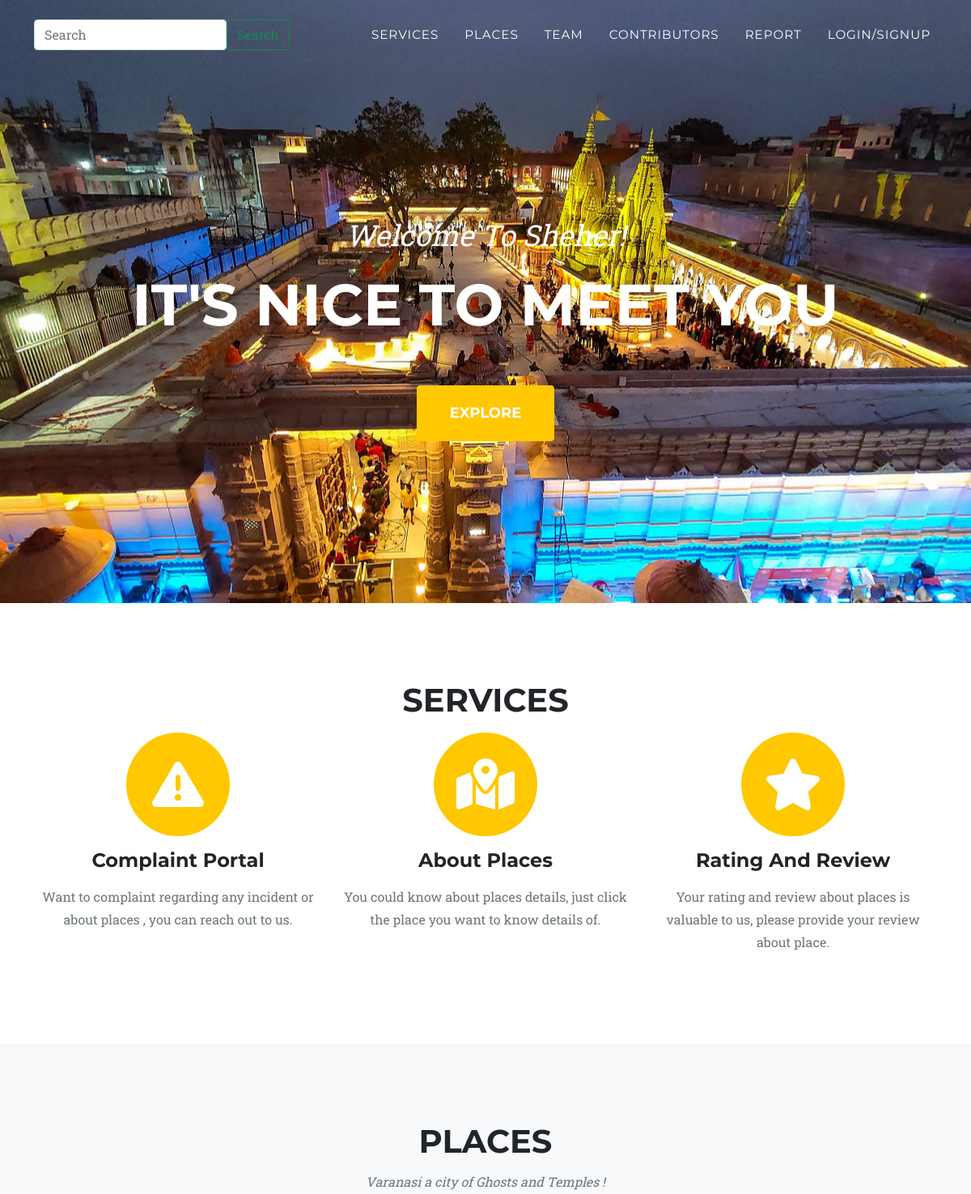
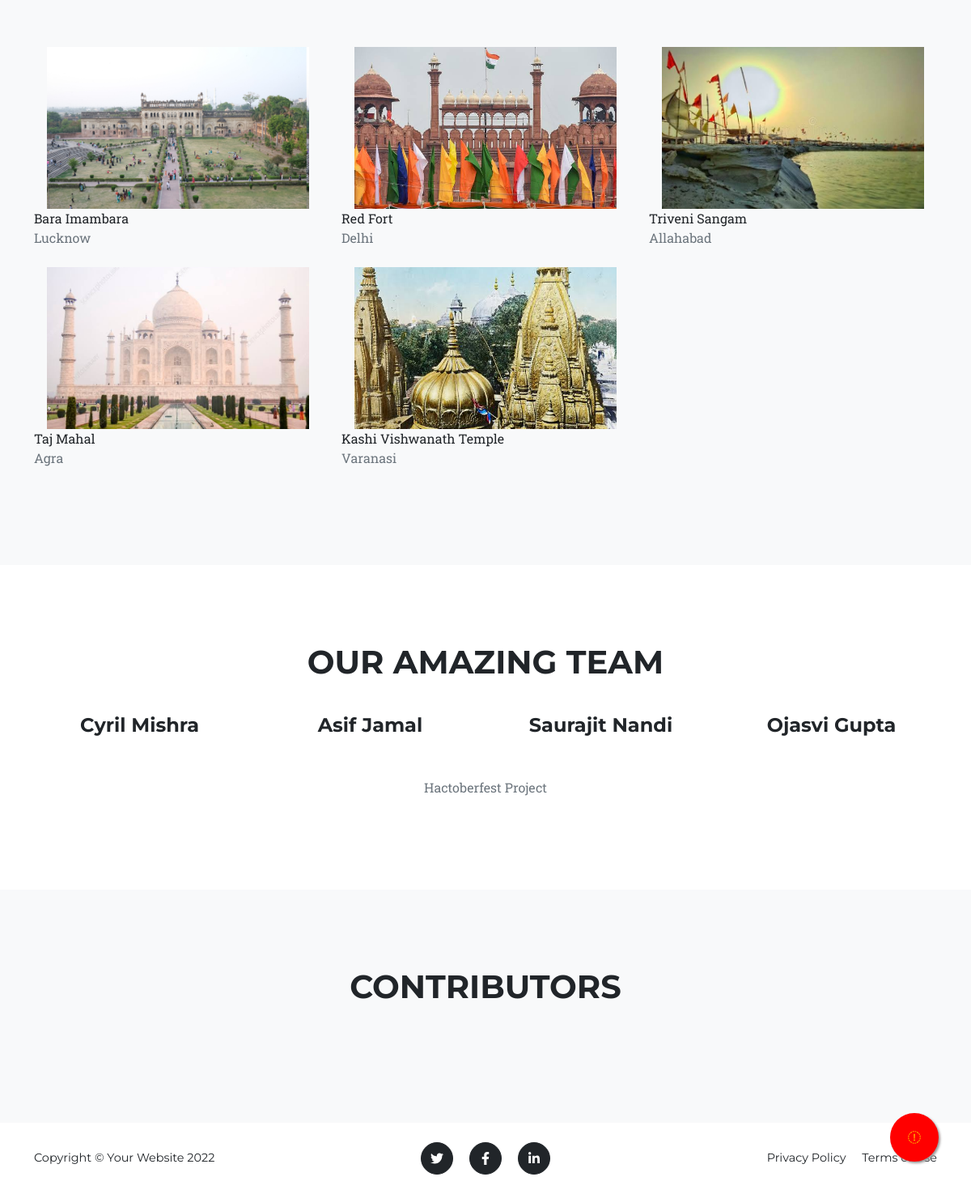
The page / on the database its author committed (2 pictures, top to bottom).
### Places/models.py (models this page shows, shortened)
class PlacesDetails(models.Model):#post
    name=models.CharField(max_length=255,blank=False)
    city=models.CharField(max_length=20,blank=False)
    address=models.CharField(max_length=255,blank=False)
    picture=models.ImageField(null=True,blank=True,upload_to="images/Places/profile")
    visiting_time=models.CharField(max_length=20,null=True,blank=True)
    day_open=models.CharField(max_length=255,null=True,blank=True)
    fees=models.IntegerField(null=True,blank=True)
    month_to_visit=models.CharField(max_length=20,null=True,blank=True)
    population_density=models.IntegerField(null=True, blank=True)
    avg_age=models.IntegerField(null=True,blank=True)
    avg_income=models.IntegerField(null=True,blank=True)
    police_station_count=models.IntegerField(null=True,blank=True)
    petroling_vans=models.IntegerField(null=True,blank=True)
    morality_level=models.IntegerField(null=True,blank=True)

### home/views.py (the view, shortened to what this page needs)
# urls.py: path('',views.homepage, name = "home"),
def homepage(request):
    all_places = PlacesDetails.objects.all()
    data = {
        'places': all_places,
        'status': '0',
    }
    return render(request, 'index.html', context=data)

### templates/index.html (shortened to what this page needs)
{% load static %}
{% load index %}
<!DOCTYPE html>
<html lang="en">
    <head>
        <link href="{% static "css/styles.css"%}" rel="stylesheet" />
        <link href="https://cdn.jsdelivr.net/gh/bbbootstrap/libraries@main/smart_wizard.min.css" rel="stylesheet" type="text/css" />
        <link href="https://cdn.jsdelivr.net/gh/bbbootstrap/libraries@main/smart_wizard_theme_arrows.min.css" rel="stylesheet" type="text/css" />
    </head>
    <body id="page-top">
        <nav class="navbar navbar-expand-lg navbar-dark fixed-top" id="mainNav">
            <div class="container">
              <form class="d-flex" action="{% url 'search' %}" method="post">
                  <input class="form-control mr-2" type="search" placeholder="Search" name="search_field" aria-label="Search">
                  <button class="btn btn-outline-success" type="submit">Search</button>
              </form>
                <div class="collapse navbar-collapse" id="navbarResponsive">
                    <ul class="navbar-nav text-uppercase ms-auto py-4 py-lg-0">
                        <li class="nav-item"><a class="nav-link" href="#services">Services</a></li>
                        <li class="nav-item"><a class="nav-link" href="#places">Places</a></li>
                        <li class="nav-item"><a class="nav-link" href="#team">Team</a></li>
                        <li class="nav-item"><a class="nav-link" href="#contributors">Contributors</a></li>
                        <li class="nav-item"><a class="nav-link" href="{% url 'report' %}">Report</a></li>
                        {% if status == '1' %}
                            <li class="nav-item"><a class="nav-link" data-toggle="modal" href="{% url 'safety_check' %}">Safety Check</a></li>
                            <li class="nav-item"><a class="nav-link" href="{% url 'profile' %}">{{ user.email }}</a></li>
                            <li class="nav-item"><a class="nav-link" data-toggle="modal" href="{% url 'user_logout' %}">Log out</a></li>
                        {% else %}
                            <li class="nav-item"><a class="nav-link" data-toggle="modal" data-target="#login_signup" href="{% url 'register' %}">Login/Signup</a></li>
                        {% endif %}
                    </ul>
                </div>
            </div>
        </nav>
        <a href="/Visitor/SOS" class="sos position-fixed rounded-circle d-flex justify-content-center align-items-center">
            <i class="fa fa-commenting-lg"></i>
        </a>
        <header class="masthead">
            <div class="container">
                <div class="masthead-subheading">Welcome To Sheher!</div>
                <div class="masthead-heading text-uppercase">It's Nice To Meet You</div>
                <a class="btn btn-primary btn-xl text-uppercase" href="#services">Explore</a>
            </div>
        </header>
        <section class="page-section" id="services">
            <div class="container">
                <div class="text-center">
                    <h2 class="section-heading text-uppercase">Services</h2>
                </div>
                <div class="row text-center">
                    <div class="col-md-4">
                        <span class="fa-stack fa-4x">
                            <i class="fas fa-circle fa-stack-2x text-primary"></i>
                            <i class="fas fa-exclamation-triangle fa-stack-1x fa-inverse"></i>
                        </span>
                        <h4 class="my-3">Complaint Portal</h4>
                        <p class="text-muted">Want to complaint regarding any incident or about places , you can reach out to us.</p>
                    </div>
                    <div class="col-md-4">
                        <span class="fa-stack fa-4x">
                            <i class="fas fa-circle fa-stack-2x text-primary"></i>
                            <i class="fas fa-map-location-dot fa-stack-1x fa-inverse"></i>
                        </span>
                        <h4 class="my-3">About Places</h4>
                        <p class="text-muted">You could know about places details, just click the place you want to know details of. </p>
                    </div>
                    <div class="col-md-4">
                        <span class="fa-stack fa-4x">
                            <i class="fas fa-circle fa-stack-2x text-primary"></i>
                            <i class="fas fa-star fa-stack-1x fa-inverse"></i>
                        </span>
                        <h4 class="my-3">Rating And Review</h4>
                        <p class="text-muted">Your rating and review about places is valuable to us, please provide your review about place.</p>
                    </div>
                </div>
            </div>
        </section>
        <section class="page-section bg-light" id="places">
            <div class="container">
                <div class="text-center">
                    <h2 class="section-heading text-uppercase">Places</h2>
                    <h3 class="section-subheading text-muted">Varanasi a city of Ghosts and Temples !</h3>
                </div>
                <div class="row">
                    {% for p in places %}
                    <div class="col-lg-4 col-sm-6 mb-4">
                        <div class="portfolio-item">
                            <a class="portfolio-link" data-bs-toggle="modal" href="#portfolioModal{{ p.pk }}">
                                <div class="place_image w-100 px-3">
                                                        <img class="w-100" src="/media/{{ p.picture }}">
                                                    </div></a>
                            <div class="portfolio-caption">
                                <div class="portfolio-caption-heading">{{ p.name }}</div>
                                <div class="portfolio-caption-subheading text-muted">{{ p.city }}</div>
                            </div>
                        </div>
                    </div>
                    {% endfor %}
                </div>
            </div>
        </section>
        <section class="page-section" id="team">
            <div class="container">
                <div class="text-center">
                    <h2 class="section-heading text-uppercase">Our Amazing Team</h2>
                </div>
                <div class="row">
                    <div class="col-lg-3">
                        <div class="team-member">
                            <h4>Cyril Mishra</h4>
                        </div>
                    </div>
                    <div class="col-lg-3">
                        <div class="team-member">
                            <h4>Asif Jamal</h4>
                        </div>
                    </div>
                    <div class="col-lg-3">
                        <div class="team-member">
                            <h4>Saurajit Nandi</h4>
                        </div>
                    </div>
                    <div class="col-lg-3">
                        <div class="team-member">
                            <h4>Ojasvi Gupta</h4>
                        </div>
                    </div>
                </div>
                <div class="row">
                    <div class="col-lg-8 mx-auto text-center"><p class="large text-muted">Hactoberfest Project</p></div>
                </div>
            </div>
        </section>
        <section class="page-section bg-light" id="contributors">
            <div class="container">
                <div class="text-center">
                    <h2 class="section-heading text-uppercase">Contributors</h2>
                </div>
            </div>
        </section>
        <footer class="footer py-4">
            <div class="container">
                <div class="row align-items-center">
                    <div class="col-lg-4 text-lg-start">Copyright &copy; Your Website 2022</div>
                    <div class="col-lg-4 my-3 my-lg-0">
                        <a class="btn btn-dark btn-social mx-2" href="#!" aria-label="Twitter"><i class="fab fa-twitter"></i></a>
                        <a class="btn btn-dark btn-social mx-2" href="#!" aria-label="Facebook"><i class="fab fa-facebook-f"></i></a>
                        <a class="btn btn-dark btn-social mx-2" href="#!" aria-label="LinkedIn"><i class="fab fa-linkedin-in"></i></a>
                    </div>
                    <div class="col-lg-4 text-lg-end">
                        <a class="link-dark text-decoration-none me-3" href="#!">Privacy Policy</a>
                        <a class="link-dark text-decoration-none" href="#!">Terms of Use</a>
                    </div>
                </div>
            </div>
        </footer>
    </body>
</html>

### templates/index.html (style rules this page uses)
.sos { width:60px; height:60px; bottom:40px; right:40px; background-color:RED; box-shadow: 2px 2px 3px #999; }
.place_image img { object-fit: cover; object-position: center; height: 200px; }

### rows shown on the page
PlacesDetails: picture (picture), name "Bara Imambara", city "Lucknow"
PlacesDetails: picture (picture), name "Red Fort", city "Delhi"
PlacesDetails: picture (picture), name "Triveni Sangam", city "Allahabad"
PlacesDetails: picture (picture), name "Taj Mahal", city "Agra"
PlacesDetails: picture (picture), name "Kashi Vishwanath Temple", city "Varanasi"
